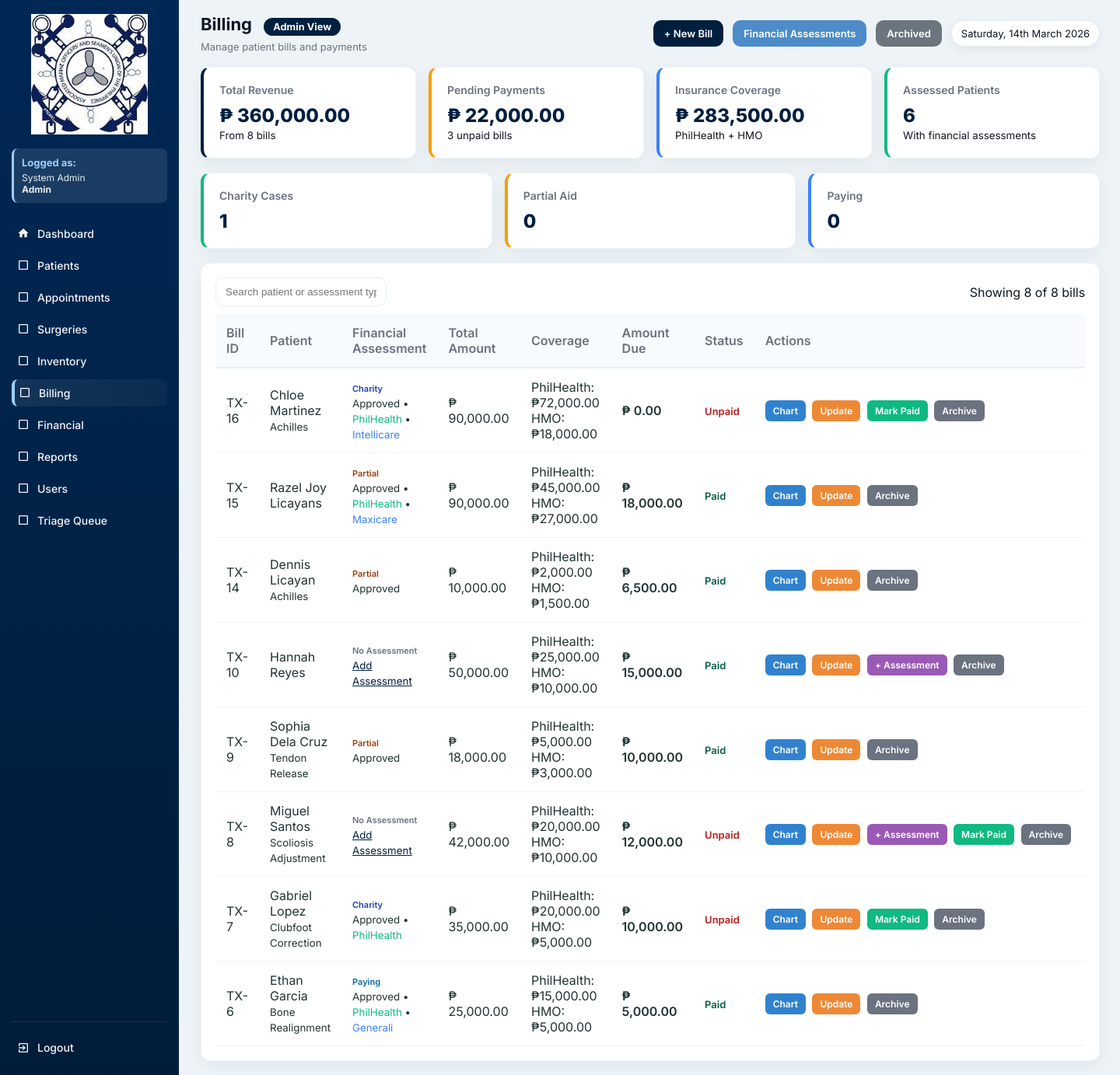
Page /billing.php (signed in) on the earlier database version.
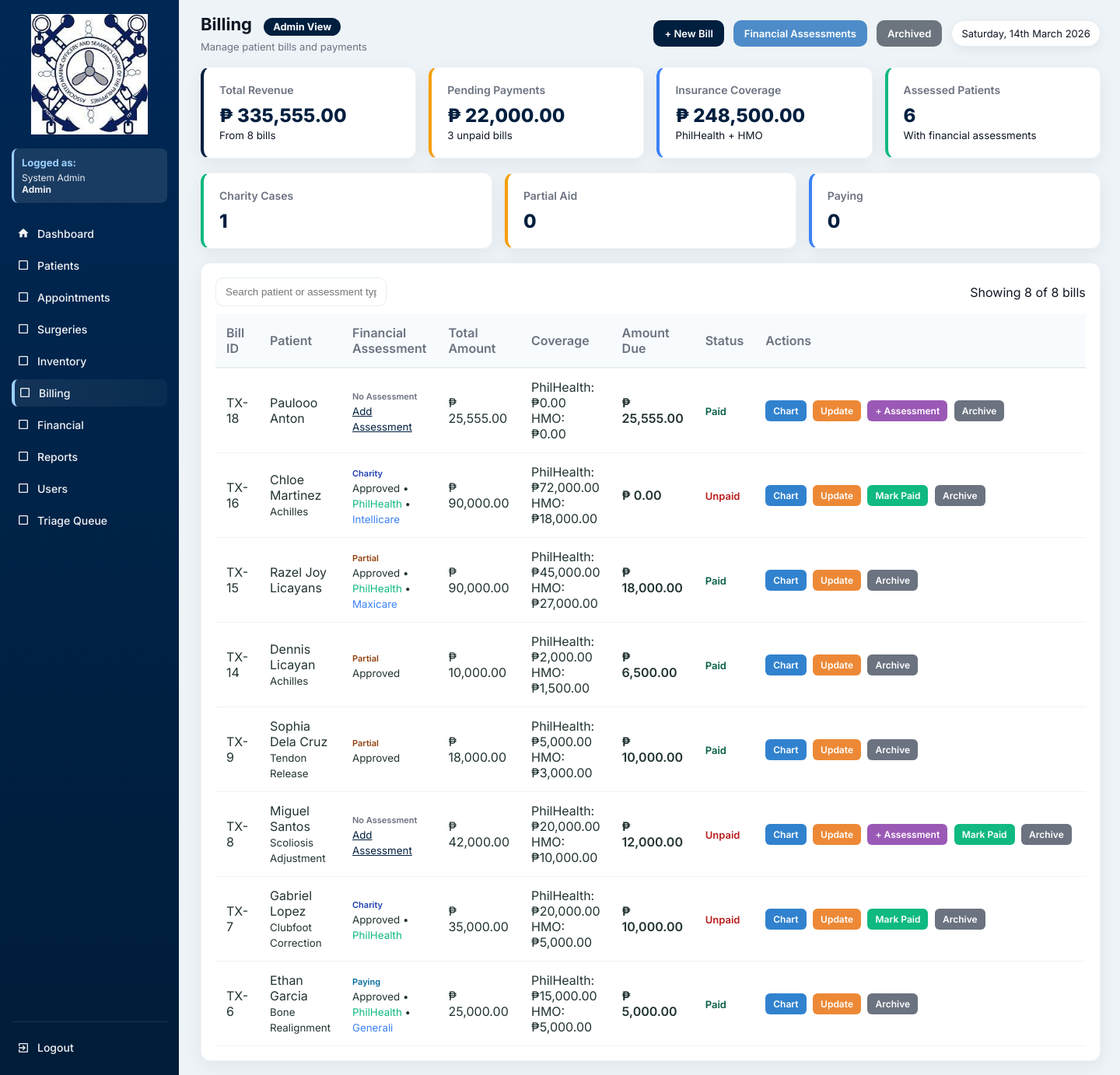
Same page on the later database version.
### tables this page shows
CREATE TABLE `billing` (
  `id` int(11) NOT NULL,
  `patient_id` int(11) DEFAULT NULL,
  `financial_id` int(11) DEFAULT NULL,
  `financial_assessment_id` int(11) DEFAULT NULL,
  `surgery_id` int(11) DEFAULT NULL,
  `total_amount` decimal(10,2) DEFAULT NULL,
  `philhealth_coverage` decimal(10,2) DEFAULT 0.00,
  `hmo_coverage` decimal(10,2) DEFAULT 0.00,
  `amount_due` decimal(10,2) DEFAULT NULL,
  `status` enum('Unpaid','Paid') DEFAULT 'Unpaid',
  `created_at` timestamp NOT NULL DEFAULT current_timestamp(),
  `is_archived` tinyint(1) DEFAULT 0,
  `archived_at` datetime DEFAULT NULL,
  `archived_by` int(11) DEFAULT NULL,
  `paid_at` datetime DEFAULT NULL
);

CREATE TABLE `patients` (
  `id` int(11) NOT NULL,
  `patient_code` varchar(20) DEFAULT NULL,
  `first_name` varchar(100) DEFAULT NULL,
  `last_name` varchar(100) DEFAULT NULL,
  `gender` varchar(10) DEFAULT NULL,
  `sex` enum('Male','Female') DEFAULT NULL,
  `birth_date` date DEFAULT NULL,
  `phone` varchar(50) DEFAULT NULL,
  `address` text DEFAULT NULL,
  `guardian` varchar(100) DEFAULT NULL,
  `blood_type` varchar(10) DEFAULT NULL,
  `weight` decimal(5,2) DEFAULT NULL,
  `height` decimal(5,2) DEFAULT NULL,
  `pulse_rate` int(11) DEFAULT NULL,
  `temperature` decimal(4,2) DEFAULT NULL,
  `guardian_name` varchar(150) DEFAULT NULL,
  `created_at` timestamp NOT NULL DEFAULT current_timestamp(),
  `created_by` int(11) DEFAULT NULL,
  `is_archived` tinyint(1) DEFAULT 0,
  `archived_at` datetime DEFAULT NULL,
  `archived_by` int(11) DEFAULT NULL
);

CREATE TABLE `surgeries` (
  `id` int(11) NOT NULL,
  `patient_id` int(11) DEFAULT NULL,
  `doctor_id` int(11) DEFAULT NULL,
  `surgery_type` varchar(150) DEFAULT NULL,
  `schedule_date` date DEFAULT NULL,
  `operating_room` varchar(20) DEFAULT NULL,
  `status` enum('Scheduled','Approved','Completed','Cancelled','In Progress') NOT NULL DEFAULT 'Scheduled',
  `approved_by` int(11) DEFAULT NULL,
  `is_archived` tinyint(1) DEFAULT 0,
  `archived_at` datetime DEFAULT NULL,
  `archived_by` int(11) DEFAULT NULL,
  `created_at` timestamp NOT NULL DEFAULT current_timestamp(),
  `created_by` int(11) DEFAULT NULL,
  `approved_at` datetime DEFAULT NULL,
  `cancelled_by` int(11) DEFAULT NULL,
  `cancelled_at` datetime DEFAULT NULL,
  `cancellation_reason` text DEFAULT NULL,
  `completed_by` int(11) DEFAULT NULL,
  `completed_at` datetime DEFAULT NULL,
  `completion_reason` text DEFAULT NULL
);

CREATE TABLE `financial_assessment` (
  `id` int(11) NOT NULL,
  `patient_id` int(11) DEFAULT NULL,
  `billing_id` int(11) DEFAULT NULL,
  `assessment_type` enum('Charity','Partial','Paying') DEFAULT NULL,
  `philhealth_eligible` tinyint(1) DEFAULT 0,
  `hmo_provider` varchar(100) DEFAULT NULL,
  `status` enum('Pending','Approved','Rejected') DEFAULT 'Pending',
  `is_archived` tinyint(1) DEFAULT 0,
  `archived_at` datetime DEFAULT NULL,
  `archived_by` int(11) DEFAULT NULL,
  `reviewed_at` datetime DEFAULT NULL,
  `reviewed_by` int(11) DEFAULT NULL,
  `created_at` timestamp NOT NULL DEFAULT current_timestamp()
);

### functions.php (called while the page is built, shortened)
<?php
function fetchAll($conn, $sql, $types = null, $params = [])
{
    $stmt = $conn->prepare($sql);
    $stmt->execute();
    $res = $stmt->get_result();
    $rows = $res->fetch_all(MYSQLI_ASSOC);
    return $rows;
}
function fetchOne($conn, $sql, $types = null, $params = [])
{
    $stmt = $conn->prepare($sql);
    $stmt->execute();
    $res = $stmt->get_result();
    $row = $res->fetch_assoc();
    return $row;
}
?>

### billing.php (the view, shortened to what the changed rows need)
<?php
require 'config.php';
require 'functions.php';
$current_role = $_SESSION['role'] ?? 'Guest';
$role_permissions = [
    'Admin' => [
        'dashboard.php' => 'Dashboard',
        'patients.php' => 'Patients',
        'appointments.php' => 'Appointments',
        'surgeries.php' => 'Surgeries',
        'inventory.php' => 'Inventory',
        'billing.php' => 'Billing',
        'financials.php' => 'Financial',
        'reports.php' => 'Reports',
        'users.php' => 'Users',
        'triage_queue.php' => 'Triage Queue'
    ],
    'Doctor' => [
        'dashboard.php' => 'Dashboard',
        'patients.php' => 'Patients',
        'appointments.php' => 'Appointments',
        'surgeries.php' => 'Surgeries',
        'inventory.php' => 'Inventory',
        'reports.php' => 'Reports',
        'triage_queue.php' => 'Triage Queue'
    ],
    'Nurse' => [
        'dashboard.php' => 'Dashboard',
        'patients.php' => 'Patients',
        'appointments.php' => 'Appointments',
        'inventory.php' => 'Inventory',
        'reports.php' => 'Reports',
        'triage_queue.php' => 'Triage Queue'
    ],
    'Staff' => [
        'dashboard.php' => 'Dashboard',
        'patients.php' => 'Patients',
        'appointments.php' => 'Appointments',
        'reports.php' => 'Reports'
    ],
    'Inventory' => [
        'dashboard.php' => 'Dashboard',
        'inventory.php' => 'Inventory',
        'reports.php' => 'Reports'
    ],
    'Billing' => [
        'dashboard.php' => 'Dashboard',
        'billing.php' => 'Billing',
        'financials.php' => 'Financial',
        'reports.php' => 'Reports'
    ],
    'SocialWorker' => [
        'dashboard.php' => 'Dashboard',
        'financials.php' => 'Financial',
        'reports.php' => 'Reports'
    ]
];
$allowed_pages = $role_permissions[$current_role] ?? ['dashboard.php' => 'Dashboard'];
$is_admin = ($current_role === 'Admin');
$is_billing = ($current_role === 'Billing');
$is_social_worker = ($current_role === 'SocialWorker');
$bills_per_page = 10;
$current_page = isset($_GET['page']) ? max(1, intval($_GET['page'])) : 1;
$offset = ($current_page - 1) * $bills_per_page;
$show_archived = isset($_GET['show']) && $_GET['show'] === 'archived';
$where_conditions = $show_archived ? ["b.is_archived = 1"] : ["b.is_archived = 0"];
$where_clause = !empty($where_conditions) ? 'WHERE ' . implode(' AND ', $where_conditions) : '';
$rows = fetchAll($conn, "
    SELECT
        b.*,
        p.first_name,
        p.last_name,
        p.patient_code,
        s.surgery_type,
        s.schedule_date,
        fa.id as fa_id,
        fa.assessment_type,
        fa.status as fa_status,
        fa.philhealth_eligible,
        fa.hmo_provider,
        fa.created_at as fa_created,
        arch_user.full_name AS archived_by_name,
        COUNT(CASE WHEN b2.status = 'Unpaid' AND b2.patient_id = b.patient_id THEN 1 END) as patient_unpaid_count,
        SUM(CASE WHEN b2.status = 'Unpaid' AND b2.patient_id = b.patient_id THEN b2.amount_due ELSE 0 END) as patient_unpaid_total
    FROM billing b
    LEFT JOIN patients p ON b.patient_id = p.id
    LEFT JOIN surgeries s ON b.surgery_id = s.id
    LEFT JOIN financial_assessment fa ON b.financial_assessment_id = fa.id
    LEFT JOIN users arch_user ON b.archived_by = arch_user.id
    LEFT JOIN billing b2 ON b.patient_id = b2.patient_id AND b2.is_archived = 0
    $where_clause
    GROUP BY b.id
    ORDER BY b.id DESC
    LIMIT $offset, $bills_per_page
", null, []);
$total_stats = fetchOne($conn, "SELECT
    COUNT(*) as total_bills,
    SUM(CASE WHEN status = 'Paid' THEN 1 ELSE 0 END) as paid_bills,
    SUM(CASE WHEN status = 'Unpaid' THEN 1 ELSE 0 END) as unpaid_bills,
    SUM(total_amount) as total_revenue,
    SUM(CASE WHEN status = 'Paid' THEN total_amount ELSE 0 END) as paid_revenue,
    SUM(CASE WHEN status = 'Unpaid' THEN amount_due ELSE 0 END) as pending_payments,
    SUM(philhealth_coverage + hmo_coverage) as total_coverage,
    COUNT(DISTINCT CASE WHEN financial_assessment_id IS NOT NULL THEN patient_id END) as patients_with_assessments
    FROM billing WHERE is_archived = 0", null, []);
?>
<!DOCTYPE html>
<html lang="en">
<head>
</head>
<body>
<div class="app">
  <aside class="sidebar">
    <nav class="menu">
      <a href="dashboard.php" class="menu-item <?= basename($_SERVER['PHP_SELF'])=='dashboard.php'?'active':'' ?>">
        <span class="icon"><svg viewBox="0 0 24 24" fill="currentColor"><path d="M10 20v-6h4v6h5v-8h3L12 3 2 12h3v8z"/></svg></span> Dashboard
      </a>
      <?php foreach($allowed_pages as $page => $label): if($page !== 'dashboard.php'): ?>
        <a href="<?= $page ?>" class="menu-item <?= basename($_SERVER['PHP_SELF'])==$page?'active':'' ?>">
          <span class="icon">
            <?php
            $icons = [
              'patients.php' => '<svg viewBox="0 0 24 24" fill="currentColor"><path d="M12 12c2.21 0 4-1.79 4-4s-1.79-4-4-4-4 1.79-4 4 1.79 4 4 4zm0 2c-2.67 0-8 1.34-8 4v2h16v-2c0-2.66-5.33-4-8-4z"/></svg>',
              'appointments.php' => '<svg viewBox="0 0 24 24" fill="currentColor"><path d="M19 3h-1V1h-2v2H8V1H6v2H5c-1.11 0-1.99.9-1.99 2L3 19c0 1.1.89 2 2 2h14c1.1 0 2-.9 2-2V5c0-1.1-.9-2-2-2zm0 16H5V8h14v11zM7 10h5v5H7z"/></svg>',
              'surgeries.php' => '<svg viewBox="0 0 24 24" fill="currentColor"><path d="M12 2C8.13 2 5 5.13 5 9c0 5.25 7 13 7 13s7-7.75 7-13c0-3.87-3.13-7-7-7zm0 9.5c-1.38 0-2.5-1.12-2.5-2.5s1.12-2.5 2.5-2.5 2.5 1.12 2.5 2.5-1.12 2.5-2.5 2.5z"/></svg>',
              'inventory.php' => '<svg viewBox="0 0 24 24" fill="currentColor"><path d="M20 8h-3V4H7v4H4v14h16V8zM9 6h6v2H9V6zm11 14H4v-9h16v9zm-7-7H8v-2h5v2z"/></svg>',
              'billing.php' => '<svg viewBox="0 0 24 24" fill="currentColor"><path d="M11.8 10.9c-2.27-.59-3-1.2-3-2.15 0-1.09 1.01-1.85 2.7-1.85 1.78 0 2.44.85 2.5 2.1h2.21c-.07-1.72-1.12-3.3-3.21-3.81V3h-3v2.16c-1.94.42-3.5 1.68-3.5 3.61 0 2.31 1.91 3.46 4.7 4.13 2.5.6 3 1.48 3 2.41 0 .69-.49 1.79-2.7 1.79-2.06 0-2.87-.92-2.98-2.1h-2.2c.12 2.19 1.76 3.42 3.68 3.83V21h3v-2.15c1.95-.37 3.5-1.5 3.5-3.55 0-2.84-2.43-3.81-4.7-4.4z"/></svg>',
              'financials.php' => '<svg viewBox="0 0 24 24" fill="currentColor"><path d="M3 13h8V3H3v10zm0 8h8v-6H3v6zm10 0h8V11h-8v10zm0-18v6h8V3h-8z"/></svg>',
              'reports.php' => '<svg viewBox="0 0 24 24" fill="currentColor"><path d="M19 3H5c-1.1 0-2 .9-2 2v14c0 1.1.9 2 2 2h14c1.1 0 2-.9 2-2V5c0-1.1-.9-2-2-2zM9 17H7v-7h2v7zm4 0h-2V7h2v10zm4 0h-2v-4h2v4z"/></svg>',
              'users.php' => '<svg viewBox="0 0 24 24" fill="currentColor"><path d="M16 11c1.66 0 2.99-1.34 2.99-3S17.66 5 16 5c-1.66 0-3 1.34-3 3s1.34 3 3 3zm-8 0c1.66 0 2.99-1.34 2.99-3S9.66 5 8 5C6.34 5 5 6.34 5 8s1.34 3 3 3zm0 2c-2.33 0-7 1.17-7 3.5V19h14v-2.5c0-2.33-4.67-3.5-7-3.5zm8 0c-.29 0-.62.02-.97.05 1.16.84 1.97 1.97 1.97 3.45V19h6v-2.5c0-2.33-4.67-3.5-7-3.5z"/></svg>',
              'triage_queue.php' => '<svg viewBox="0 0 24 24" fill="currentColor"><path d="M12 2C6.48 2 2 6.48 2 12s4.48 10 10 10 10-4.48 10-10S17.52 2 12 2zm-2 15l-5-5 1.41-1.41L10 14.17l7.59-7.59L19 8l-9 9z"/></svg>'
            ];
            echo $icons[$page] ?? '<svg viewBox="0 0 24 24" fill="currentColor"><path d="M19 5v14H5V5h14m0-2H5c-1.1 0-2 .9-2 2v14c0 1.1.9 2 2 2h14c1.1 0 2-.9 2-2V5c0-1.1-.9-2-2-2z"/></svg>';
            ?>
          </span> <?= $label ?>
        </a>
      <?php endif; endforeach; ?>
    </nav>
  </aside>
  <div class="main">
    <div class="topbar">
      <div class="top-left">
        <h1>Billing <?= $show_archived ? '(Archived)' : '' ?>
          <span class="role-badge role-<?= strtolower($current_role) ?>"><?= htmlspecialchars($current_role) ?> View</span>
        </h1>
      </div>
    </div>
    <div class="summary-cards">
      <div class="summary-card primary">
        <h4>Total Revenue</h4>
        <div class="value">₱ <?= number_format($total_stats['total_revenue'] ?? 0, 2) ?></div>
        <small class="muted">From <?= $total_stats['total_bills'] ?? 0 ?> bills</small>
      </div>
      <div class="summary-card info">
        <h4>Insurance Coverage</h4>
        <div class="value">₱ <?= number_format($total_stats['total_coverage'] ?? 0, 2) ?></div>
        <small class="muted">PhilHealth + HMO</small>
      </div>
    </div>
    <div class="table-wrap">
      <table id="billingTable">
        <thead>
          <tr>
            <th>Bill ID</th>
            <th>Patient</th>
            <th>Financial Assessment</th>
            <th>Total Amount</th>
            <th>Coverage</th>
            <th>Amount Due</th>
            <th>Status</th>
            <th>Actions</th>
          </tr>
        </thead>
        <tbody>
          <?php if (count($rows) > 0): ?>
            <?php foreach($rows as $r): ?>
              <?php
              $status_class = strtolower($r['status'] ?? 'unpaid');
              $has_assessment = !empty($r['fa_id']);
              $assessment_type = $r['assessment_type'] ?? null;
              $fa_status = $r['fa_status'] ?? null;
              $type_class = $assessment_type ? 'type-' . strtolower($assessment_type) : 'type-none';
              $row_bg = !empty($r['is_archived']) ? 'style="background:rgba(149,165,166,0.1);"' : '';
              $patient_name = htmlspecialchars($r['first_name'] . ' ' . $r['last_name']);
              ?>
              <tr data-id="<?= $r['id'] ?>" <?= $row_bg ?>>
                <td>TX-<?= $r['id'] ?></td>
                <td>
                  <?= $patient_name ?>
                  <?php if ($r['surgery_type']): ?>
                    <br><small class="muted"><?= htmlspecialchars($r['surgery_type']) ?></small>
                  <?php endif; ?>
                </td>
                <td>
                  <?php if ($has_assessment): ?>
                    <span class="type <?= $type_class ?>"><?= htmlspecialchars($assessment_type) ?></span>
                    <br>
                    <small class="muted">
                      <?= htmlspecialchars($fa_status ?? 'N/A') ?>
                      <?php if ($r['philhealth_eligible']): ?> • <span style="color:#10b981;">PhilHealth</span><?php endif; ?>
                      <?php if (!empty($r['hmo_provider'])): ?> • <span style="color:#3b82f6;"><?= htmlspecialchars($r['hmo_provider']) ?></span><?php endif; ?>
                    </small>
                  <?php else: ?>
                    <span class="type type-none">No Assessment</span>
                    <br>
                    <small class="muted"><a href="financial_form.php?patient_id=<?= $r['patient_id'] ?>&bill_id=<?= $r['id'] ?>" style="color:var(--navy-700);">Add Assessment</a></small>
                  <?php endif; ?>
                </td>
                <td>₱ <?= number_format($r['total_amount'], 2) ?></td>
                <td>
                  PhilHealth: ₱<?= number_format($r['philhealth_coverage'], 2) ?><br>
                  HMO: ₱<?= number_format($r['hmo_coverage'], 2) ?>
                </td>
                <td style="font-weight:600;">₱ <?= number_format($r['amount_due'], 2) ?></td>
                <td>
                  <span class="status <?= $status_class ?>"><?= $r['status'] ?></span>
                </td>
                <td style="white-space:nowrap;">
                  <a href="billing_view.php?id=<?= $r['id'] ?>" class="action-btn btn-chart">Chart</a>
                  <a href="billing_form.php?id=<?= $r['id'] ?>" class="action-btn btn-update">Update</a>
                  <?php if (!$has_assessment && ($is_admin || $is_billing || $is_social_worker)): ?>
                    <a href="financial_form.php?patient_id=<?= $r['patient_id'] ?>&bill_id=<?= $r['id'] ?>" class="action-btn btn-assessment">+ Assessment</a>
                  <?php endif; ?>
                  <?php if ($r['status'] === 'Unpaid' && ($is_admin || $is_billing) && empty($r['is_archived'])): ?>
                    <a href="billing.php?mark_paid=<?= $r['id'] ?>" class="action-btn btn-paid" onclick="return confirm('Mark bill for <?= htmlspecialchars($patient_name, ENT_QUOTES) ?> as paid?')">Mark Paid</a>
                  <?php endif; ?>
                  <?php if (($is_admin || $is_billing)): ?>
                    <?php if (!empty($r['is_archived'])): ?>
                      <a href="billing.php?restore=<?= $r['id'] ?>" class="action-btn btn-archive" onclick="return confirm('Restore bill for <?= htmlspecialchars($patient_name, ENT_QUOTES) ?>?')">Restore</a>
                    <?php else: ?>
                      <a href="billing.php?archive=<?= $r['id'] ?>" class="action-btn btn-archive" onclick="return confirm('Archive bill for <?= htmlspecialchars($patient_name, ENT_QUOTES) ?>?')">Archive</a>
                    <?php endif; ?>
                  <?php endif; ?>
                </td>
              </tr>
            <?php endforeach; ?>
          <?php else: ?>
            <tr><td colspan="8" style="text-align:center; padding:30px;">No bills found.</td></tr>
          <?php endif; ?>
        </tbody>
      </table>
    </div>
  </div>
</div>
</body>
</html>

Differences in the rows shown:
no longer on this page (row edited): billing: id "10", patient.last_name "Hannah Reyes", total_amount "50,000.00", philhealth_coverage "25,000.00", hmo_coverage "10,000.00", amount_due "15,000.00", status "Paid"
added billing: id "18", patient.last_name "Paulooo Anton", total_amount "25,555.00", philhealth_coverage "0.00", hmo_coverage "0.00", amount_due "25,555.00", status "Paid"
Other differences:
$total_stats['total_revenue']: "360,000.00" → "335,555.00"
$total_stats['total_coverage']: "283,500.00" → "248,500.00"
